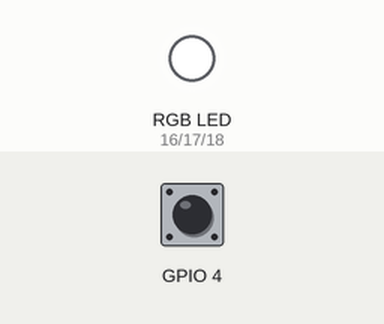
A sketch run on a simulated ESP32. Parts: an RGB LED mixed from three pins (HIGH = lit). Dashed ring = blinking. The inputs (shaded band) are chosen by the test bench; at power-on: GPIO 4 HIGH.

Above: at 1.2 s.
1.3 s: GPIO 4 pulled LOW for 0.15 s
At 2.0 s:
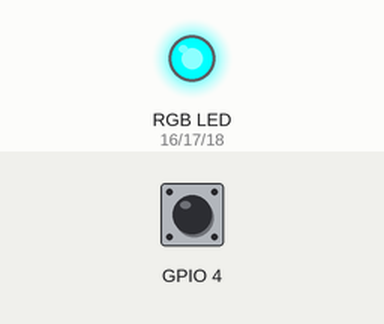
2.9 s: GPIO 4 pulled LOW for 1 s
At 6.7 s:
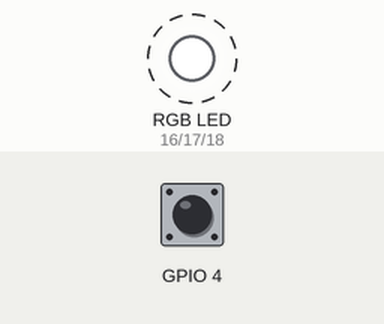
6.9 s: GPIO 4 pulled LOW for 3.2 s
At 7.9 s:
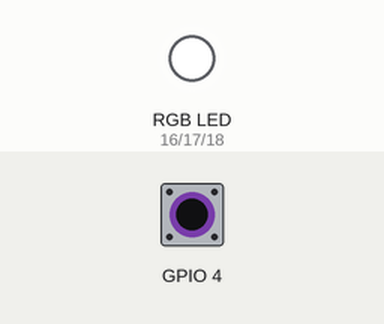
Timing chart, 0 to 9.9 s (numbered marks = the images above; inputs shaded):
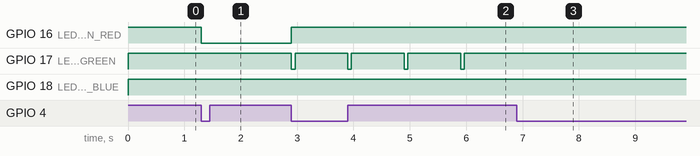

The sketch:

esp-low-power-modes.ino
```cpp
/**
 * In this lab, you will modify the interrupt version of Lab 2 and add two new states, light sleep and deep sleep
 * for both the EZSBC IOT Controller and ESP32-C3-DevKitM-1U devices and measure the currents.
 * Unfortunately, sleep modes are not a standard in the Arduino world and are MCU specific.
 *
 * Your program should cycle through the following states:
 * off (high power), led steady, led flashing, light sleep, and deep sleep on a button press.
 * Measure the currents and calculate the power used in each state.
 *
 * |                      | I_{sHigh} (mA)              | I_{sLight} (mA) | I_{sDeep} (uA) |
 * | -------------------- | --------------------------- | --------------- | -------------- |
 * | Board                | Off    | Steady  | Flashing |                 |                |
 * | -------------------- | ------ | ------- | -------- |                 |                |
 * | EZSBC IOT Controller | -55.77 | -57.27  | -49.78   | -01.90          | -12.90         |
 * | ESP32-C3-DevKitM-1U  | -29.85 | -29.90  | -29.20   | -01.44          | -917           |
 *
 * The deep sleep current for these devices is around 500 micro amps in contrast to the EZSBC IOT Controller which achieves 10 - 13 microamps.
 */
// #define DEBUG  // Enable serial print debugging
/**
 * Your unique color specification is given in the table below.
 * | Last Name | First Name | Username  | color0  | color1 | on_duration |
 * | --------- | ---------- | --------- | ------- | ------ | ----------- |
 * | Mutton    | Eric       | ejm190004 | red     | green  | 64          |
 *
 * Since the Arduino Zero does not have colored LEDs, you will just turn
 * on the builtin LED. Use the same on duration as the ESP32 board data.
*/
// The EZSBC IOT Controller has RGB color channels on GPIO16, GPIO17, GPIO18.
#ifdef ARDUINO_ESP32_DEV
#define LED_BUILTIN_RED 16
#define LED_BUILTIN_GREEN 17
#define LED_BUILTIN_BLUE 18
#endif
uint8_t routine = 0;
struct ColorScheme {
  uint8_t off[3];
  uint8_t steady[3];
  uint8_t flashing[3];
} colorScheme;

volatile bool flashing = false;
bool flashedLED = false;
unsigned long previousMillis = 0;
unsigned long currentMillis = 0;
const long onTime = 64;
const long offTime = 1000 - onTime;

void setLEDColor(uint8_t channels[]) {
// ESP32-C3-DevKitM-1U
#ifdef ARDUINO_ESP32C3_DEV
  neopixelWrite(RGB_BUILTIN, channels[0], channels[1], channels[2]);
// EZSBC IOT Controller
#elif defined ARDUINO_ESP32_DEV
  digitalWrite(LED_BUILTIN_RED, !channels[0]);
  digitalWrite(LED_BUILTIN_GREEN, !channels[1]);
  digitalWrite(LED_BUILTIN_BLUE, !channels[2]);
#endif
}
/**
 * Opted for external push button for board agnosticism.
 */
volatile bool pressed = false;
#ifdef ARDUINO_ESP32_DEV
#define PUSH_BTN 4  // ADC1_0
#elif defined ARDUINO_ESP32C3_DEV
#define PUSH_BTN 4  // DAC0
#endif
struct Button {
  const uint8_t PIN;
  bool pressed;
};
Button button = { PUSH_BTN, true };

void ARDUINO_ISR_ATTR isr(void* arg) {
  Button* s = static_cast<Button*>(arg);
  s->pressed = true;
}
void ARDUINO_ISR_ATTR isr() {
  button.pressed = true;
}

/**
 * Sleep mode configuration
 */
#define BUTTON_PIN_BITMASK BIT(PUSH_BTN)  // 2^PUSH_BTN in hex
#define BUTTON_WAKEUP_LEVEL_DEFAULT 1
#define BUTTON_GPIO_NUM_DEFAULT 4

esp_err_t lightSleep() {
  // disable all other wakeup sources except GPIO.
  esp_sleep_disable_wakeup_source(ESP_SLEEP_WAKEUP_ALL);
  gpio_wakeup_enable(GPIO_NUM_4, GPIO_INTR_LOW_LEVEL);
  esp_sleep_enable_gpio_wakeup();
  return esp_light_sleep_start();
}

void deepSleep() {
#ifdef ARDUINO_ESP32_DEV
  esp_sleep_enable_ext0_wakeup(GPIO_NUM_4, 0);
#elif defined ARDUINO_ESP32C3_DEV
  esp_deep_sleep_enable_gpio_wakeup(GPIO_NUM_4, ESP_GPIO_WAKEUP_GPIO_LOW);
#endif
  esp_deep_sleep_start();
}

//esp_sleep_enable_timer_wakeup(5 * 1000000);
//RTC_DATA_ATTR int sleepState = 0;
esp_sleep_wakeup_cause_t wakeup_reason;

void setup() {
#ifdef DEBUG
  Serial.begin(115200);
#endif
  // EZSBC IOT Controller
#ifdef ARDUINO_ESP32_DEV
  pinMode(LED_BUILTIN_RED, OUTPUT);    // RED
  pinMode(LED_BUILTIN_GREEN, OUTPUT);  // GREEN
  pinMode(LED_BUILTIN_BLUE, OUTPUT);   // BLUE
#endif
  // ESP32-C3-DevKitM-1U RMT HAL handles Neopixel
  colorScheme = {
    .off = { LOW, LOW, LOW },
    .steady = { HIGH, LOW, LOW },   // color0
    .flashing = { LOW, HIGH, LOW }  // color1
  };
  // Only RTC IO can be used as a source for external wake
  // source. They are pins: 0,2,4,12-15,25-27,32-39.
  pinMode(button.PIN, INPUT_PULLUP);
  attachInterruptArg(button.PIN, isr, &button, FALLING);
}

void loop() {
  if (button.pressed) {
    button.pressed = false;
    if (routine > 4) routine = 0;
    switch (routine) {
      default:
        // The device should boot up into the off routine, that is, no LEDs are lit.
        setLEDColor(colorScheme.off);
        flashing = false;
        break;
      case 1:
        // On the depression of a switch on the development board,
        // the first LED color should light and be steady.
        setLEDColor(colorScheme.steady);
        flashing = false;
        break;
      case 2:
        flashing = true;
        break;
      case 3:
        setLEDColor(colorScheme.off);
        flashing = false;
#ifdef DEBUG
        Serial.printf("Starting light sleep...");
        delay(100);
        Serial.println(lightSleep());
#else
        lightSleep();  //light sleep with configured wakeup options
#endif
        break;
      case 4:
#ifdef DEBUG
        // ESP_SLEEP_WAKEUP_GPIO,         //!< Wakeup caused by GPIO (light sleep only on ESP32, S2 and S3)
        wakeup_reason = esp_sleep_get_wakeup_cause();
        switch (wakeup_reason) {
          case ESP_SLEEP_WAKEUP_EXT0: Serial.println("Wakeup caused by external signal using RTC_IO"); break;
          default: Serial.printf("Wakeup was not caused by deep sleep: %d\n", wakeup_reason); break;
        }
        Serial.printf("Starting deep sleep...");
#endif
        deepSleep();  // deep sleep.
        break;
    }
#ifdef DEBUG
    Serial.print("Button has been pressed ");
    Serial.print(routine);
    Serial.println(" times");
#endif
    routine++;
  }
  // LED/RGB non-interrupting blinking logic
  if (flashing) {
    currentMillis = millis();
    // if the LED is off turn it on and vice-versa:
    if (!flashedLED && currentMillis - previousMillis >= offTime) {
      previousMillis = currentMillis;
      setLEDColor(colorScheme.flashing);
      flashedLED = true;
    } else if (flashedLED && currentMillis - previousMillis >= onTime) {
      previousMillis = currentMillis;
      setLEDColor(colorScheme.off);
      flashedLED = false;
    }
  }
}
```

Measured:
- after the input at 1.3 s, GPIO 16 (LED_BUILTIN_RED): HIGH → LOW at once
- after the input at 2.9 s, GPIO 16 (LED_BUILTIN_RED): LOW → HIGH at once; GPIO 17 (LED_BUILTIN_GREEN): alternates HIGH for 0.94 s and LOW for 0.06 s, starting at once
- after the input at 6.9 s, GPIO 17 (LED_BUILTIN_GREEN): stops changing and stays HIGH
